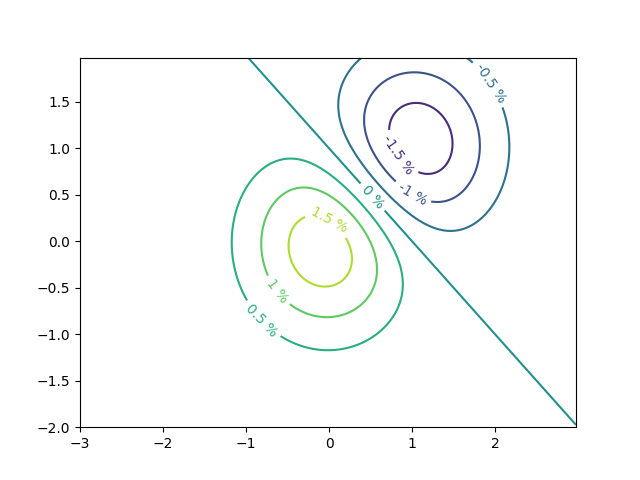

Write Python code to recreate this figure.
# 引入所需库
import matplotlib.pyplot as plt
import numpy as np
import matplotlib.ticker as ticker
import matplotlib
matplotlib.use('TkAgg')

# 创建数据
delta = 0.025
x = np.arange(-3.0, 3.0, delta)
y = np.arange(-2.0, 2.0, delta)
X, Y = np.meshgrid(x, y)
Z1 = np.exp(-X**2 - Y**2)
Z2 = np.exp(-(X - 1)**2 - (Y - 1)**2)
Z = (Z1 - Z2) * 2

# 格式化浮点数函数
def fmt(x):
    s = f"{x:.1f}"
    if s.endswith("0"):
        s = f"{x:.0f}"
    return rf"{s} \%" if plt.rcParams["text.usetex"] else f"{s} %"


fig, ax = plt.subplots()
# 绘制等高线
CS = ax.contour(X, Y, Z)
# 添加标签
ax.clabel(CS, CS.levels, inline=True, fmt=fmt, fontsize=10)
plt.show()
